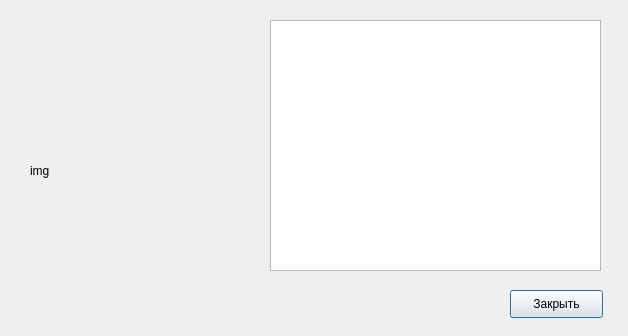
<?xml version="1.0" encoding="UTF-8"?>
<ui version="4.0">
 <class>Dialog</class>
 <widget class="QDialog" name="Dialog">
  <property name="geometry">
   <rect>
    <x>0</x>
    <y>0</y>
    <width>628</width>
    <height>336</height>
   </rect>
  </property>
  <property name="windowTitle">
   <string>Справка</string>
  </property>
  <widget class="QPushButton" name="button_Ok">
   <property name="geometry">
    <rect>
     <x>510</x>
     <y>290</y>
     <width>93</width>
     <height>28</height>
    </rect>
   </property>
   <property name="text">
    <string>Закрыть</string>
   </property>
  </widget>
  <widget class="QLabel" name="label_img">
   <property name="geometry">
    <rect>
     <x>30</x>
     <y>20</y>
     <width>201</width>
     <height>301</height>
    </rect>
   </property>
   <property name="text">
    <string>img</string>
   </property>
  </widget>
  <widget class="QTextEdit" name="textEdit_helpText">
   <property name="geometry">
    <rect>
     <x>270</x>
     <y>20</y>
     <width>331</width>
     <height>251</height>
    </rect>
   </property>
  </widget>
 </widget>
 <resources/>
 <connections/>
</ui>
